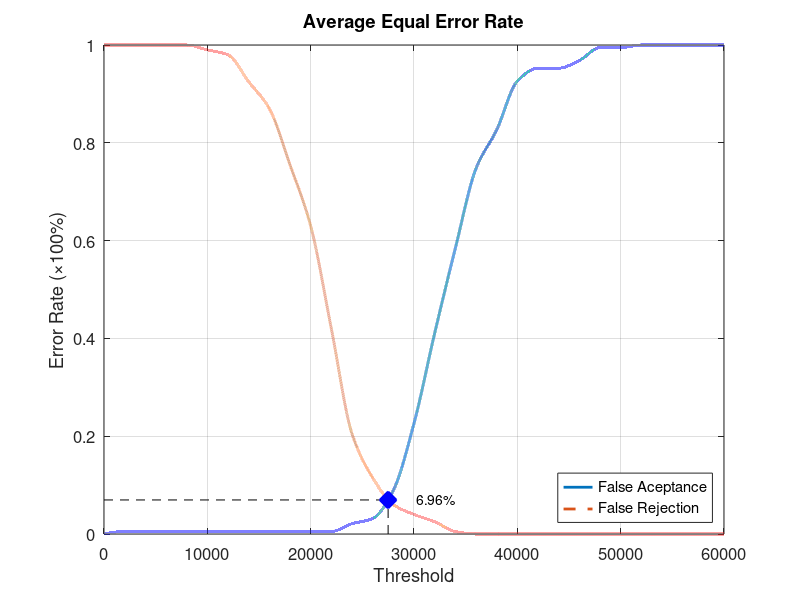
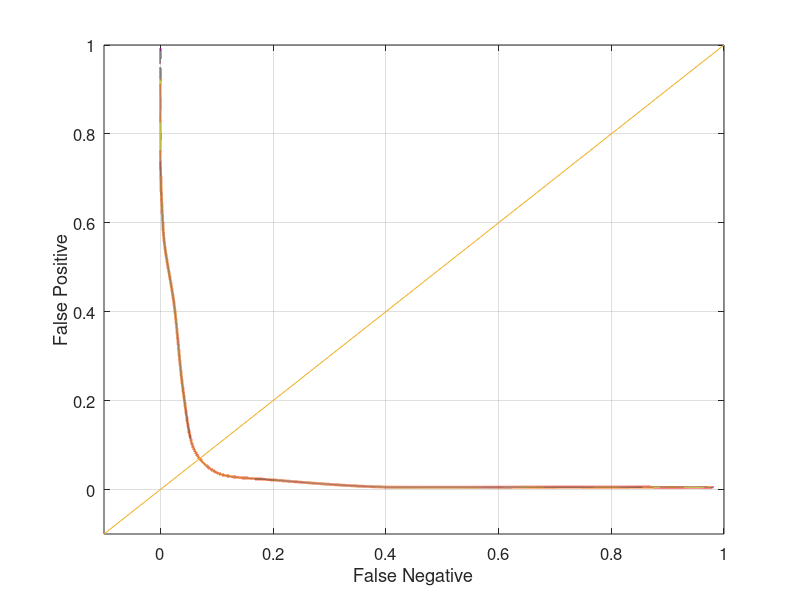

Write the MATLAB code that produced these figures, in order.
function yEER = Database3_1
close all;
clear;
clc;
x = 0:2000:60000;
xq = 0:0.5:60000;

y0 = [0 0.00526316 0.00526316 0.00526316 0.00526316 0.00526316 0.00526316 0.00526316 0.00526316 0.00526316 0.00526316 0.00526316 0.0210526 0.0315789 0.0894737 0.226316 0.410526 0.584211 0.747368 0.826316 0.926316 0.952632 0.952632 0.968421 0.994737 0.994737 1 1 1 1 1];
yy0 = interp1(x, y0, xq, 'pchip');
y1 = [1 1 1 1 1 0.99 0.98 0.925 0.87 0.755 0.63 0.42 0.205 0.115 0.06 0.04 0.025 0.005 0 0 0 0 0 0 0 0 0 0 0 0 0];
yy1 = interp1(x, y1, xq, 'pchip');

% Calculating EER: 
y2 = abs(y0 - y1);
find(y2 == min(y2))
yy2 = abs(yy0 - yy1);
xEER = find(yy2 == min(yy2));
xEERIndex = xq(xEER) % X-axis EER
yEER = yy0(xEER) % Y-axis EER

main = figure
plot(xq, yy0,'-','LineWidth', 2);	hold on
plot(xq, yy1,'--','LineWidth', 2);	hold on
plot([xEERIndex xEERIndex], [0 yEER], 'k--');	hold on
plot([0 xEERIndex], [yEER yEER], 'k--');	hold on
plot(xEERIndex, yEER, 'bx', 'LineWidth', 10);	hold on
text(xEERIndex + 10 * xEERIndex / 100, yEER, [num2str(round((10000 * yEER)) / 100) '%'])
legend('False Aceptance', 'False Rejection', 'Location', 'SouthEast')
xlabel('Threshold')
ylabel('Error Rate (\times100%)')
title('Average Equal Error Rate')
set(gca, 'FontSize', 12)
axis([0 60000 0 1])
grid on

print(main, 'Database3_1Main', '-dpng');
FNRxFPR = figure('Color', [1 1 1]);
plot(yy1, yy0, '-', yy1, yy0, 'LineWidth', 2);
hold on
y = -0.1:0.1:1
plot(y, y); 
set(gca, 'FontSize', 12)
xlabel('False Negative')
ylabel('False Positive')
axis([-0.1 1 -0.1 1])
set(gca, 'FontSize', 12)
grid on

print(FNRxFPR, 'Database3_1FNRxFPR','-dpng');
end
